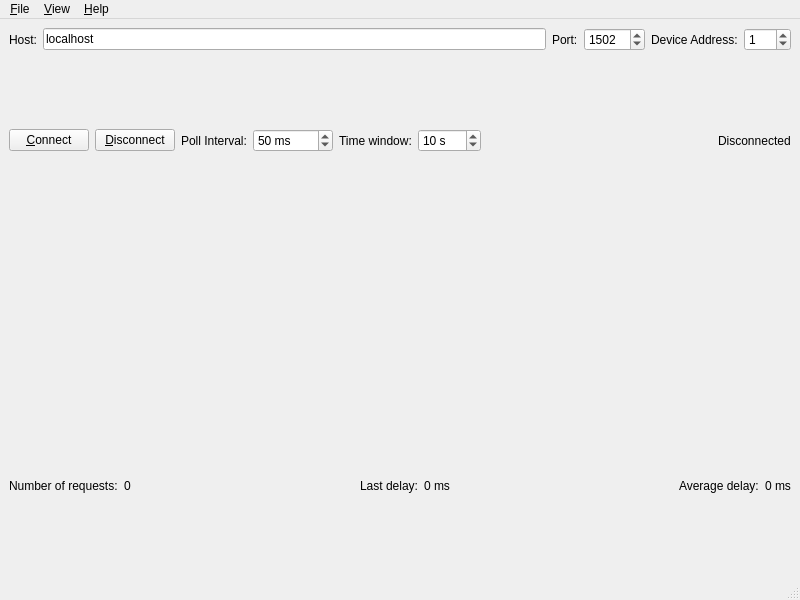
<?xml version="1.0" encoding="UTF-8"?>
<ui version="4.0">
 <class>MainWindow</class>
 <widget class="QMainWindow" name="MainWindow">
  <property name="geometry">
   <rect>
    <x>0</x>
    <y>0</y>
    <width>800</width>
    <height>600</height>
   </rect>
  </property>
  <property name="windowTitle">
   <string>MainWindow</string>
  </property>
  <widget class="QWidget" name="centralwidget">
   <layout class="QVBoxLayout" name="verticalLayout">
    <!-- Connection parameters (without poll interval now) -->
    <item>
     <layout class="QHBoxLayout" name="layout_connection">
      <item>
       <widget class="QLabel" name="labelHost">
        <property name="text">
         <string>Host:</string>
        </property>
       </widget>
      </item>
      <item>
       <widget class="QLineEdit" name="lineEditHost">
        <property name="text">
         <string>localhost</string>
        </property>
       </widget>
      </item>
      <item>
       <widget class="QLabel" name="labelPort">
        <property name="text">
         <string>Port:</string>
        </property>
       </widget>
      </item>
      <item>
       <widget class="QSpinBox" name="spinBoxPort">
        <property name="minimum">
         <number>1</number>
        </property>
        <property name="maximum">
         <number>65535</number>
        </property>
        <property name="value">
         <number>1502</number>
        </property>
       </widget>
      </item>
      <item>
       <widget class="QLabel" name="labelDevice">
        <property name="text">
         <string>Device Address:</string>
        </property>
       </widget>
      </item>
      <item>
       <widget class="QSpinBox" name="spinBoxDevice">
        <property name="minimum">
         <number>0</number>
        </property>
        <property name="maximum">
         <number>255</number>
        </property>
        <property name="value">
         <number>1</number>
        </property>
       </widget>
      </item>
     </layout>
    </item>
    <!-- Buttons and controls -->
    <item>
     <layout class="QHBoxLayout" name="layout_buttons">
      <item>
       <widget class="QPushButton" name="pushButtonConnect">
        <property name="text">
         <string>&amp;Connect</string>
        </property>
       </widget>
      </item>
      <item>
       <widget class="QPushButton" name="pushButtonDisconnect">
        <property name="text">
         <string>&amp;Disconnect</string>
        </property>
       </widget>
      </item>
      <!-- Poll Interval control -->
      <item>
       <widget class="QLabel" name="labelPoll">
        <property name="text">
         <string>Poll Interval:</string>
        </property>
       </widget>
      </item>
      <item>
       <widget class="QSpinBox" name="spinBoxPollInterval">
        <property name="minimum">
         <number>1</number>
        </property>
        <property name="maximum">
         <number>10000</number>
        </property>
        <property name="value">
         <number>50</number>
        </property>
        <property name="suffix">
         <string> ms</string>
        </property>
       </widget>
      </item>
      <!-- Time Window control -->
      <item>
       <widget class="QLabel" name="labelTimeWindow">
        <property name="text">
         <string>Time window:</string>
        </property>
       </widget>
      </item>
      <item>
       <widget class="QSpinBox" name="spinBoxTimeWindow">
        <property name="minimum">
         <number>1</number>
        </property>
        <property name="maximum">
         <number>3600</number>
        </property>
        <property name="value">
         <number>10</number>
        </property>
        <property name="suffix">
         <string> s</string>
        </property>
       </widget>
      </item>
      <item>
       <spacer name="horizontalSpacer">
        <property name="orientation">
         <enum>Qt::Horizontal</enum>
        </property>
        <property name="sizeHint" stdset="0">
         <size>
          <width>40</width>
          <height>20</height>
         </size>
        </property>
       </spacer>
      </item>
      <item>
       <widget class="QLabel" name="labelConnectionStatus">
        <property name="text">
         <string>Disconnected</string>
        </property>
       </widget>
      </item>
     </layout>
    </item>
    <!-- Oscilloscope widget in the center -->
    <item>
     <widget class="TimeSeriesViewer" name="seriesWidget" native="true"/>
    </item>
    <!-- Statistics panel -->
    <item>
     <layout class="QHBoxLayout" name="layout_stats">
      <item>
       <widget class="QLabel" name="labelRequestText">
        <property name="text">
         <string>Number of requests:</string>
        </property>
       </widget>
      </item>
      <item>
       <widget class="QLabel" name="labelRequestCount">
        <property name="text">
         <string>0</string>
        </property>
       </widget>
      </item>
      <item>
       <spacer name="horizontalSpacerStats1">
        <property name="orientation">
         <enum>Qt::Horizontal</enum>
        </property>
        <property name="sizeHint" stdset="0">
         <size>
          <width>40</width>
          <height>20</height>
         </size>
        </property>
       </spacer>
      </item>
      <item>
       <widget class="QLabel" name="labelLastDelayText">
        <property name="text">
         <string>Last delay:</string>
        </property>
       </widget>
      </item>
      <item>
       <widget class="QLabel" name="labelLastRequestTime">
        <property name="text">
         <string>0 ms</string>
        </property>
       </widget>
      </item>
      <item>
       <spacer name="horizontalSpacerStats2">
        <property name="orientation">
         <enum>Qt::Horizontal</enum>
        </property>
        <property name="sizeHint" stdset="0">
         <size>
          <width>40</width>
          <height>20</height>
         </size>
        </property>
       </spacer>
      </item>
      <item>
       <widget class="QLabel" name="labelAvgDelayText">
        <property name="text">
         <string>Average delay:</string>
        </property>
       </widget>
      </item>
      <item>
       <widget class="QLabel" name="labelAverageRequestTime">
        <property name="text">
         <string>0 ms</string>
        </property>
       </widget>
      </item>
     </layout>
    </item>
   </layout>
  </widget>
  <widget class="QMenuBar" name="menubar">
   <property name="geometry">
    <rect>
     <x>0</x>
     <y>0</y>
     <width>800</width>
     <height>26</height>
    </rect>
   </property>
   <widget class="QMenu" name="menu_File">
    <property name="title">
     <string>&amp;File</string>
    </property>
    <addaction name="action_Exit"/>
   </widget>
   <widget class="QMenu" name="menu_View">
    <property name="title">
     <string>&amp;View</string>
    </property>
    <addaction name="action_Clear"/>
   </widget>
   <widget class="QMenu" name="menu_Help">
    <property name="title">
     <string>&amp;Help</string>
    </property>
   </widget>
   <addaction name="menu_File"/>
   <addaction name="menu_View"/>
   <addaction name="menu_Help"/>
  </widget>
  <widget class="QStatusBar" name="statusbar"/>
  <action name="action_Exit">
   <property name="text">
    <string>&amp;Exit</string>
   </property>
   <property name="shortcut">
    <string>Ctrl+Q</string>
   </property>
  </action>
  <action name="action_Clear">
   <property name="text">
    <string>&amp;Clear</string>
   </property>
   <property name="shortcut">
    <string>Backspace</string>
   </property>
  </action>
 </widget>
 <customwidgets>
  <customwidget>
   <class>TimeSeriesViewer</class>
   <extends>QWidget</extends>
   <header>timeseriesviewer.h</header>
  </customwidget>
 </customwidgets>
 <resources/>
 <connections/>
</ui>
